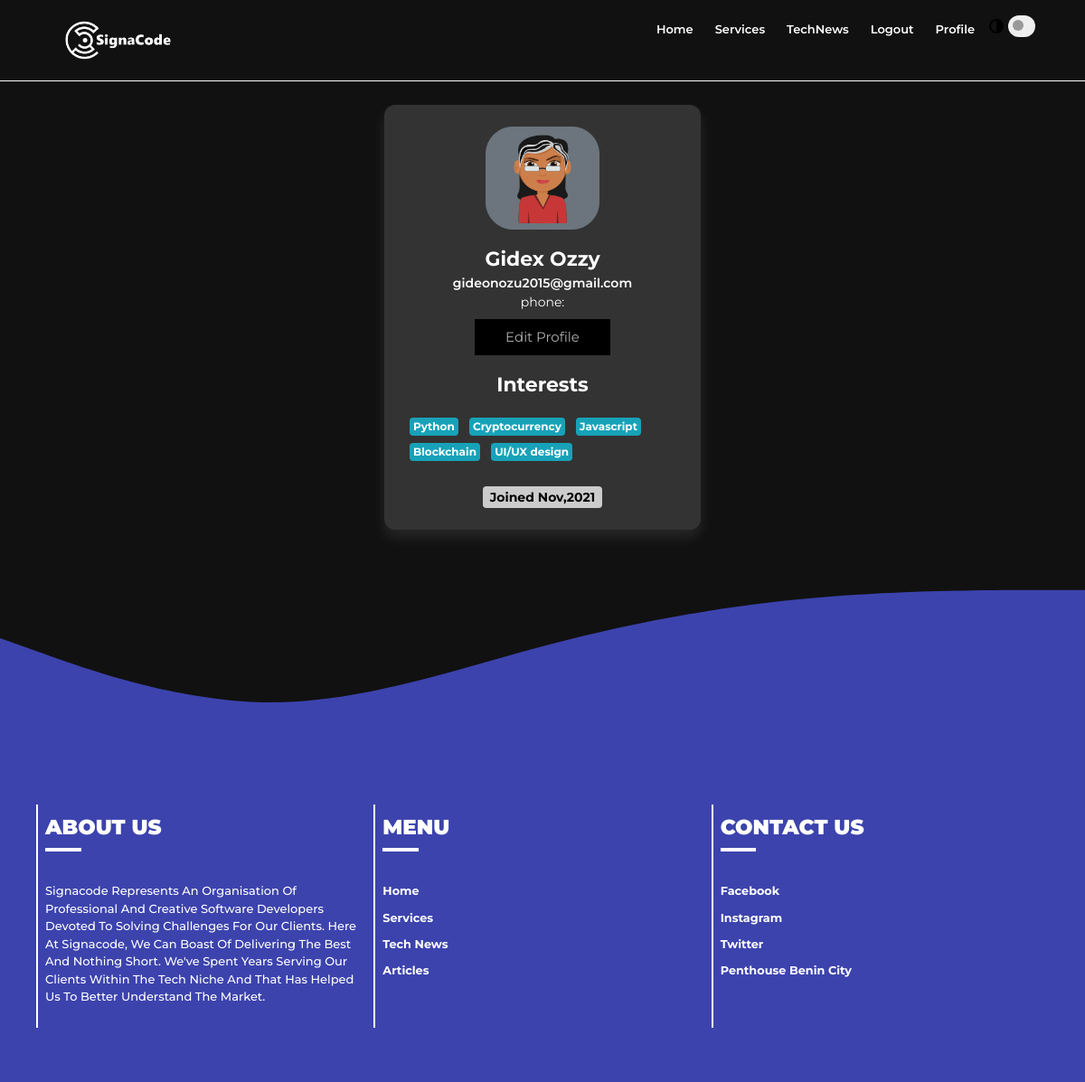
The app's page /profile/ (signed in), older data.
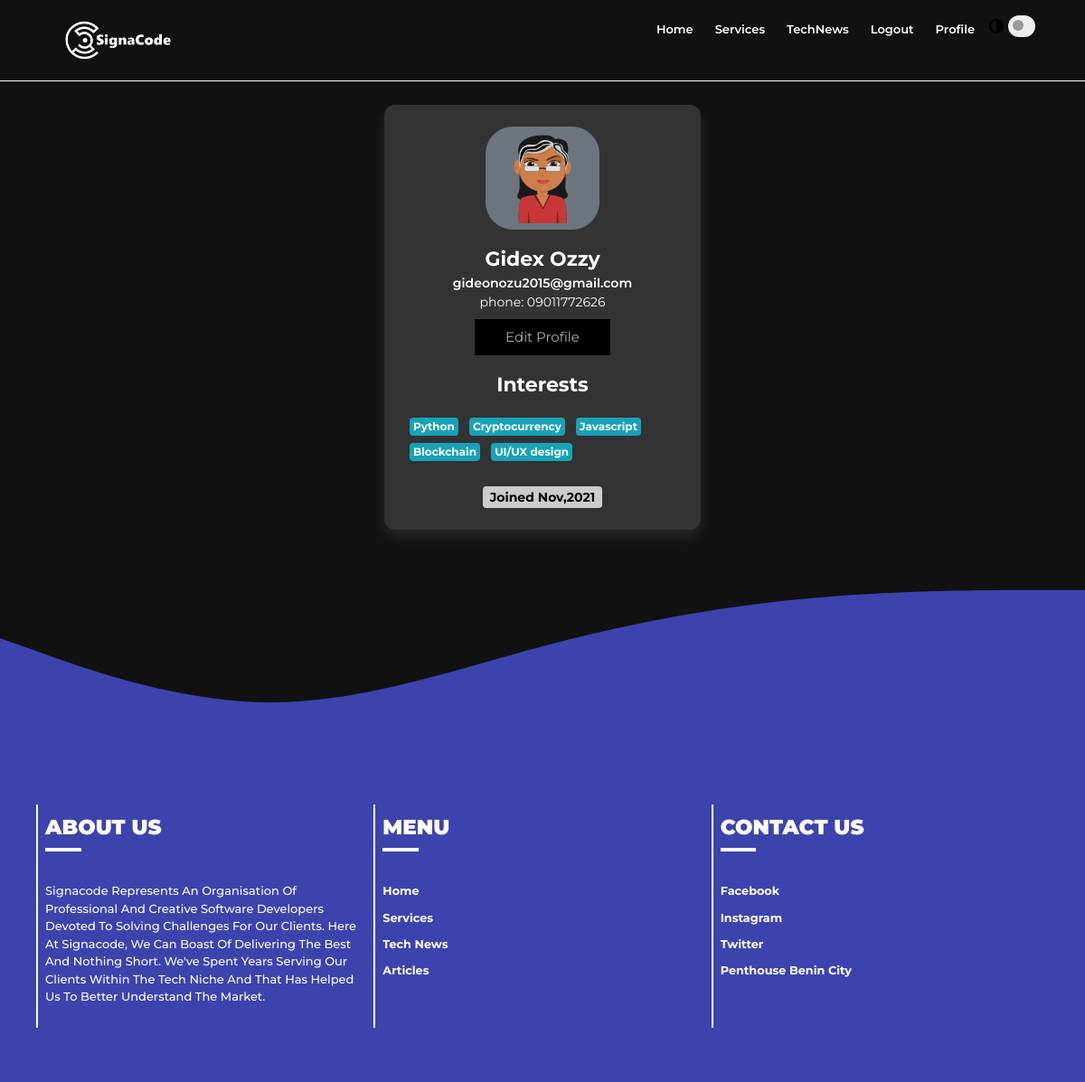
The same page, newer data.
### my_app/models.py (models this page shows)
class Customuser(AbstractUser):
    full_name = models.CharField(max_length = 35, blank= True)
    phone_number = models.CharField(max_length=11, blank=True)
    address = models.CharField(max_length = 100, blank= True)
    interest_filled = models.BooleanField(default=False)
    Interests = models.ManyToManyField(Interest, blank=True)
    js_paid = models.BooleanField(default=False)
    html_and_css_paid = models.BooleanField(default=False)
    python_paid = models.BooleanField(default=False)
    fullstack_paid = models.BooleanField(default=False)
    blockchain_paid = models.BooleanField(default=False)
    business_paid = models.BooleanField(default=False)
    digital_marketing_paid = models.BooleanField(default=False)
    js_level = models.IntegerField(default=1, null=False)
    python_level = models.IntegerField(default=1, null=False)
    fullstack_level = models.IntegerField(default=1, null=False)
    blockchain_level = models.IntegerField(default=1, null=False)
    business_level = models.IntegerField(default=1, null=False)
    def __str__(self):
        return ('User: {} \n email: {}'.format(self.full_name, self.email))

### my_app/views.py (the view)
# urls.py: path('profile/', my_app_view.profile, name='profile'),
def profile(request):
    current_user = request.user
    print(current_user)
    return render(request, 'my_app/profile.html', {'user': current_user})

### my_app/templates/my_app/profile.html (shortened to what this page needs)
{% extends 'my_app/base.html' %}
{% load static %}
{% load crispy_forms_tags %}
{% block main-content %}
<div class="container mt-4 mb-4 p-3 d-flex justify-content-center">
    <div class="card profile-card p-4">
        <div class=" image d-flex flex-column justify-content-center align-items-center">
            <button class="btn btn-secondary"> <img src="{% static 'my_app/images/emoji.png' %}" height="100" width="100" />
        </button class="at-btn"> <span class="name mt-3">{{user.full_name}}</span> <span class="idd">{{user.email}}</span>
            <div class="d-flex flex-row justify-content-center align-items-center gap-2"> <span class="idd1">phone: {{user.phone_number}}</span> </div>
            <div class=" d-flex mt-2"> <button class="btn1 btn-dark">Edit Profile</button> </div>
            <div class=" mt-3">
                <p class="name text-center"  >Interests</p>
                <span class="badge badge-info p-1 m-1">Python</span>
                <span class="badge badge-info p-1 m-1">Cryptocurrency</span>
                <span class="badge badge-info p-1 m-1">Javascript</span>
                <span class="badge badge-info p-1 m-1">Blockchain</span>
                <span class="badge badge-info p-1 m-1">UI/UX design</span>
            </div>
            <div class=" px-2 rounded mt-4 date "> <span class="join">Joined {{user.date_joined|date:"M,Y"}}</span> </div>
        </div>
    </div>
</div>
{% endblock main-content %}

Row changes from the older to the newer data that the page shows:
changed Customuser "Gidex Ozzy": phone_number (not shown) → "09011772626"
